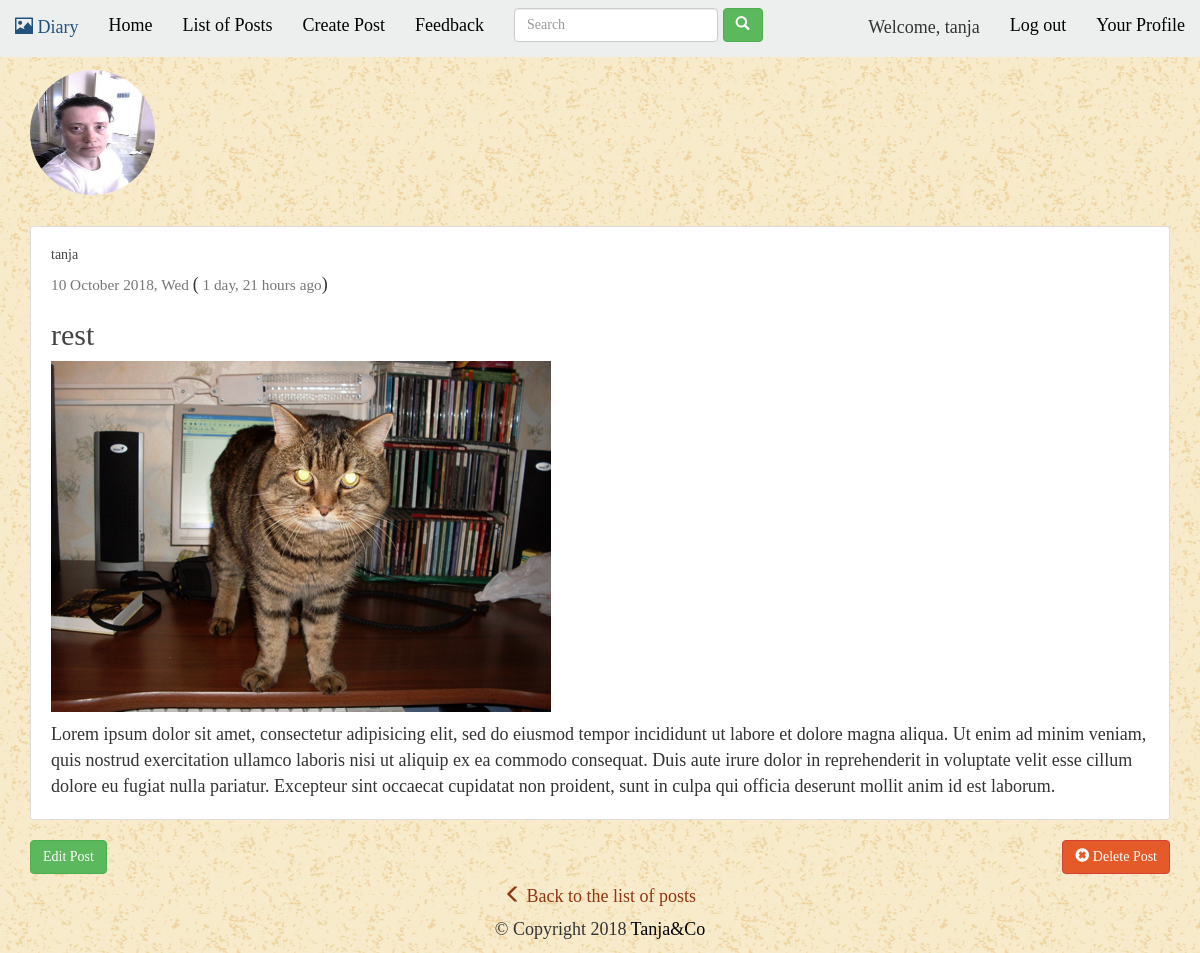
The app's page /post/detail/27/ (signed in) with its own data.
### account/models.py (models this page shows, shortened)
class Profile(models.Model):
    user = models.OneToOneField(User,primary_key = True, on_delete=models.CASCADE)
    first_name = models.CharField(max_length=50,default = "")
    last_name = models.CharField(max_length=60,default="")
    avatar = models.ImageField(default = 'default.jpg',upload_to=upload_avatar)
    age = models.PositiveIntegerField(default=0)
    location = models.CharField(max_length=70,default="")
    bio = models.CharField(max_length=300,default = "")
    created_at = models.DateTimeField(auto_now_add=True)
    @property
    def get_avatar_url(self):
        if self.avatar:
            return '/media/{}'.format(self.avatar)
        return '/media/default.jpg'

### post/models.py (models this page shows, shortened)
class Post(models.Model):
    title = models.CharField(max_length=255,default="")
    author = models.ForeignKey(User,on_delete=models.CASCADE,related_name='posts')
    image = models.ImageField(upload_to=upload_image,blank=True,null=True)
    text = models.TextField()
    text_html = models.TextField(editable=False)
    date_posted = models.DateTimeField(auto_now_add=True)
    update_at = models.DateTimeField(auto_now=True)
    delete_at = models.DateTimeField(blank=True,null=True)
    class Meta:
        ordering = ['-date_posted']

### post/views.py (the view)
# urls.py: url(r'^detail/(?P<pk>\d+)/$',views.DetailPost.as_view(),name='detail'),
class DetailPost(LoginRequiredMixin,generic.DetailView):
    model = Post

### post/templates/post/post_detail.html (shortened to what this page needs)
{% extends '_layout/base.html' %}
{% load bootstrap3 %}
{% load humanize %}
{% load static %}
{% block content %}
<img class="img-circle account-img" src="{{user.profile.get_avatar_url}}" alt="user_foto">
<article class="media content-section">
   <div class="media-body">
    <div class="article-metadata">
        <h5>{{post.author}}</h5>
      <small class="text-muted"> {{post.date_posted|date:"d F Y, D "}} </small>
      (<small class="text-muted"> {{post.date_posted|naturaltime}}</small>)
    </div>
    <h2>{{post.title}}</a></h2>
    {% if post.image %}
    <img  src="{{post.image.url}}" alt='photo'>
    {% endif %}
    <p class="article-content"> {{post.text_html|safe}} </p>
  </div>
</article>
<div class="row">
    <div class="col col-md-4">
        <a href="{% url 'post:update' pk=post.pk %}"><button type="submit" class="btn btn-success">Edit Post</button></a>
    </div>
    <div class="col col-md-4">
    </div>
    <div class="col col-md-4 ">
        <a href="{% url 'post:delete' pk=post.pk %}"><button type="submit" class="btn btn-danger alarm pull-right"><span class="glyphicon glyphicon-remove-sign" aria-hidden="true"></span> Delete Post</button></a>
    </div>
</div>
<div class="row">
    <div class="col col-md-4"></div>
    <div class="col col-md-4 ">
        <h4 class="text-center"><a href="{% url 'post:list' %}"> <span class="glyphicon glyphicon-menu-left" aria-hidden="true"></span> Back to the list of posts</a></h4>
    </div>
    <div class="col col-md-4"></div>
</div>
{% endblock content %}

### templates/_partials/navbar.html (shortened to what this page needs)
<nav class="navbar navbar-light navbar-fixed-top" style="background-color: #ecefee;">
  <div class="container-fluid">
    <div class="navbar-header">
      <a class="navbar-brand" href="{% url 'home' %}"><span class="glyphicon glyphicon-picture" aria-hidden="true"></span> Diary</a>
    </div>
    <div class="collapse navbar-collapse" id="my_nav">
      <ul class="nav navbar-nav">
        <li class="active"><a href="{% url 'home' %}">Home<span class="sr-only">(current)</span></a></li>
        <li ><a href="{% url 'post:list' %}">List of Posts</a></li>
        <li><a href="{% url 'post:create' %}">Create Post</a></li>
        <li><a href="{% url 'feedback' %}">Feedback</a></li>
        <form class="navbar-form navbar-left" method="GET" action="{% url 'post:search' %}">
            <div class="form-group">
              <input type="search" class="form-control" placeholder="Search" name='q'>
            </div>
            <button type="submit" class="btn btn-success"><i class="glyphicon glyphicon-search"></i></button>
        </form>
      </ul>
      <ul class="nav navbar-nav navbar-right">
      {% if user.is_authenticated%}
              <li class="nav navbar-text">Welcome, {{user.username}}</li>
              <li><a href="{% url 'account:logout' %}">Log out</a></li>
              <li><a href="{% url 'account:profile_view' %}">Your Profile</a></li>
          {% else%}
          <li><a href="{% url 'account:login' %}">Log In</a></li>
          <li><a href="{% url 'account:signup' %}">Sign Up</a></li>
      {% endif%}
      </ul>
    </div>
  </div>
</nav>

### static/css/main.css (style rules this page uses)
body { padding-top:70px; background-image: url(/static/img/old_map.png); font-family: 'Montez', cursive; font-size: 18px; }
html,body { height:100%; }
h1, h2, h3, h4, h5, h6 { color: #444444; }
h4 a { color:#903513; }
ul { margin: 0; }
.alarm { background: #e45a28; }
a { color:black; text-decoration: none; }
.content-section { background: #ffffff; padding: 10px 20px; border: 1px solid #dddddd; border-radius: 3px; margin-bottom: 20px; }
.account-img { height: 125px; width: 125px; margin-right: 20px; margin-bottom: 16px; }

### records on screen
Post: author "tanja", date_posted "10 October 2018, Wed", date_posted "1 day, 21 hours ago", title "rest", image (picture), text_html "Lorem ipsum dolor sit amet, consectetur adipisicing elit, sed do eiusmod tempor incididunt ut labore et dolore magna aliqua. Ut enim ad minim veniam, quis nostrud exercitation ullamco laboris nisi ut aliquip ex ea commodo consequat. Duis aute irure dolor in reprehenderit in voluptate velit esse cillum dolore eu fugiat nulla pariatur. Excepteur sint occaecat cupidatat non proident, sunt in culpa qui officia deserunt mollit anim id est laborum."

### other values on screen
{{ user.username }} "tanja"
